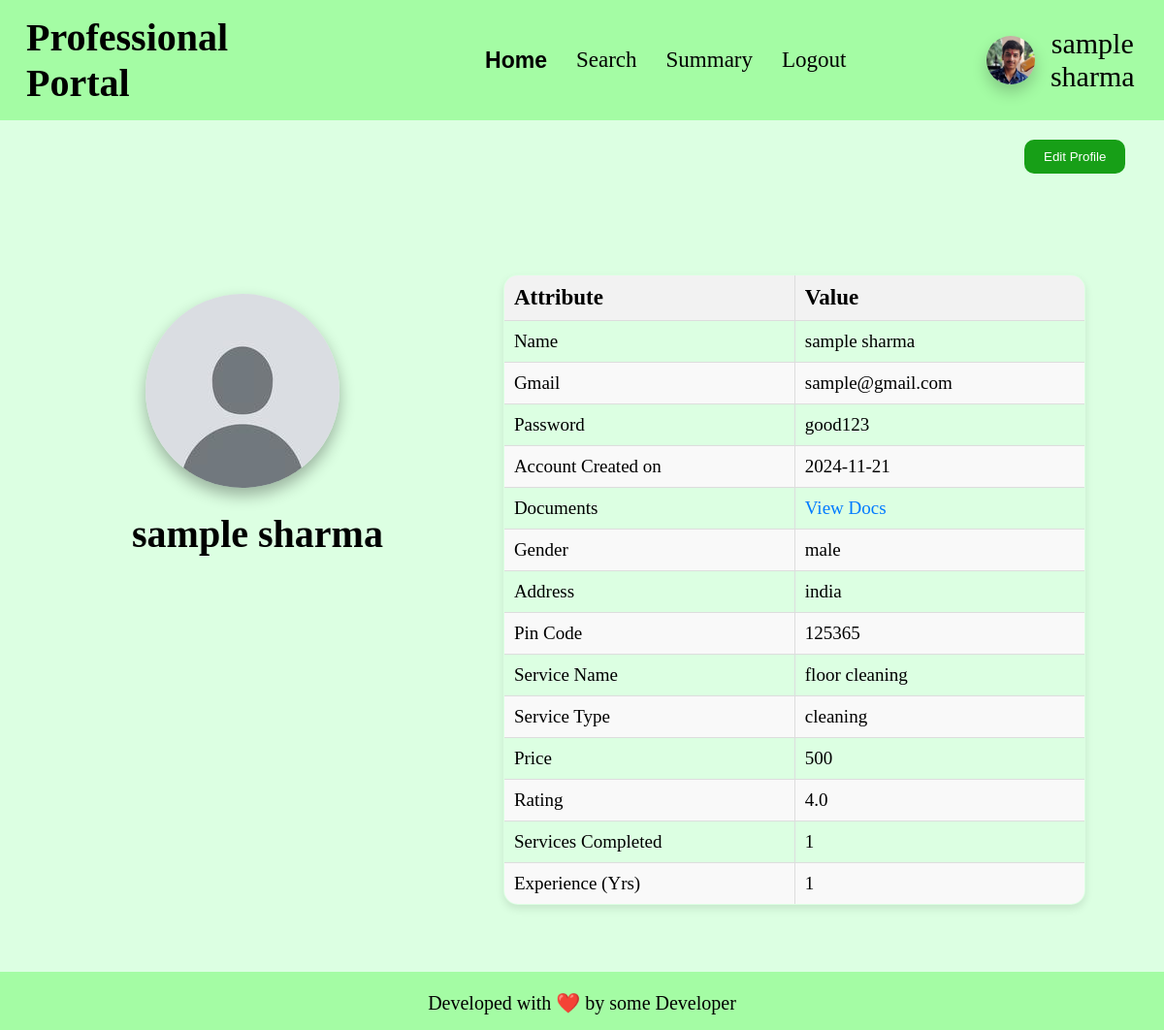
Screenshot of /professional_home/view_profile/1 with the database file from the repository.
### app.py (models this page shows)
class professional(db.Model):
    __tablename__ = "professional"
    id = db.Column(db.Integer, primary_key=True, autoincrement=True)
    email_id = db.Column(db.String, nullable=False)
    fullname = db.Column(db.String, nullable=False)
    password = db.Column(db.String, nullable=False)
    date_created = db.Column(db.Date, nullable=False)
    service_type_id = db.Column(db.Integer, db.ForeignKey('service.id'), nullable=False)
    experience = db.Column(db.Integer, nullable=False)
    gender = db.Column(db.String, nullable=False)
    address = db.Column(db.String, nullable=False)
    pin_code = db.Column(db.Integer, nullable=False)
    documents = db.Column(db.LargeBinary, nullable=False)
    request = db.Column(db.Boolean, default=None)
    blocked = db.Column(db.Boolean, default=False)
    services_completed = db.Column(db.Integer, default = 0)
    rating = db.Column(db.Float, default = 0.0)
    price = db.Column(db.Integer, default = 0)
    service_type = db.relationship('service', back_populates='professionals')
    service_requests = db.relationship('service_request', backref='professional', cascade='all, delete-orphan')

class service(db.Model):
    __tablename__ = "service"
    id = db.Column(db.Integer, primary_key=True, autoincrement=True)
    name = db.Column(db.String, nullable=False)
    base_price = db.Column(db.Integer, nullable=False)
    time_required = db.Column(db.Integer, nullable=False)
    description = db.Column(db.String, nullable=False)
    status = db.Column(db.Boolean, default = False)
    type = db.Column(db.String, nullable=False)
    professionals = db.relationship('professional', back_populates='service_type')
    service_requests = db.relationship('service_request', backref='service', cascade='all, delete-orphan')

### app.py (the view)
@app.route('/professional_home/view_profile/<int:id>', methods=['GET', 'POST'])
def prof_view_profile(id):
    if request.method == 'GET':
        prof = professional.query.filter_by(id = id).first()
        if prof:
            if not prof.blocked:
                if not prof.request:
                    return render_template("prof_view_profile.html", professional = prof)
                else:
                    return redirect('/professional_login')
            else:
                return redirect('/professional_login')
        else:
            return redirect('/professional_login')
    elif request.method == 'POST':
        return f"form edited"

### templates/prof_view_profile.html (shortened to what this page needs)
<!DOCTYPE html>
<html lang="en">
<head>
    <link rel="stylesheet" href="/static/css/profile-block.css">
    <link rel="stylesheet" href="/static/css/basic.css">
    <link rel="stylesheet" href="/static/css/table-styling.css">
</head>
<body>
    <header>
        <h1>Professional Portal</h1>
        <ul>
            <li><a class="active" href="/professional_home/{{professional.id}}">Home</a></li>
            <li><a href="/professional_search/{{professional.id}}">Search</a></li>
            <li><a href="/professional_summary/{{professional.id}}">Summary</a></li>
            <li><a href="/professional_logout/{{professional.id}}">Logout</a></li>
        </ul>
        <div id="user-info">
            <img id="user-pic" src="/static/anant-pic.jpg" alt="Profile Picture">
            <div>{{professional.fullname}}</div>
        </div>
    </header>
    <button id="edit_profile_button" onclick="gotoroute('/professional_home/edit_profile/{{professional.id}}')">Edit Profile</button>
    <div id="box">
        <div id="box1">
            <img id="user-pic" src="/static/default_user_pic.png" alt="Profile Picture">
            <h2 style="font-size: 40px;">{{professional.fullname}}</h2>
        </div>
        <div id="box2">
            <div class="tables">
                <table class="styled-table">
                    <thead>
                        <tr>
                            <th>Attribute</th>
                            <th>Value</th>
                        </tr>
                    </thead>
                    <tbody>
                        <tr>
                            <td>Name</td>
                            <td>{{professional.fullname}}</td>
                        </tr>
                        <tr>
                            <td>Gmail</td>
                            <td>{{professional.email_id}}</td>
                        </tr>
                        <tr>
                            <td>Password</td>
                            <td>{{professional.password}}</td>
                        </tr>
                        <tr>
                            <td>Account Created on</td>
                            <td>{{professional.date_created}}</td>
                        </tr>
                        <tr>
                            <td>Documents</td>
                            <td>
                                {% if professional.documents %}
                                <a href="{{ url_for('view_docs', prof_id=professional.id) }}">View Docs</a>
                                {% else %}
                                No Document
                                {% endif %}
                            </td>
                        </tr>
                        <tr>
                            <td>Gender</td>
                            <td>{{professional.gender}}</td>
                        </tr>
                        <tr>
                            <td>Address</td>
                            <td>{{professional.address}}</td>
                        </tr>
                        <tr>
                            <td>Pin Code</td>
                            <td>{{professional.pin_code}}</td>
                        </tr>
                        <tr>
                            <td>Service Name</td>
                            <td>{{professional.service_type.name}}</td>
                        </tr>
                        <tr>
                            <td>Service Type</td>
                            <td>{{professional.service_type.type}}</td>
                        </tr>
                        <tr>
                            <td>Price</td>
                            <td>{{professional.price}}</td>
                        </tr>
                        <tr>
                            <td>Rating</td>
                            <td>{{professional.rating}}</td>
                        </tr>
                        <tr>
                            <td>Services Completed</td>
                            <td>{{professional.services_completed}}</td>
                        </tr>
                        <tr>
                            <td>Experience (Yrs)</td>
                            <td>{{professional.experience}}</td>
                        </tr>
                    </tbody>
                </table>
            </div>
        </div>
    </div>
    <br>
    <footer>
        <p>
            Developed with ❤️ by some Developer
        </p>
    </footer>
</body>
</html>

### static/css/profile-block.css (style rules this page uses)
#user-info { margin-left: 10vw; width: 19vw; display: flex; flex-direction: row; align-items: center; justify-content: space-evenly; }
#user-info img { min-width: 50px; min-height: 50px; max-width: 55px; max-height: 55px; border-radius: 50px; box-shadow: 0 8px 16px rgba(0, 0, 0, 0.2); }
#user-info div { font-size: 30px; text-align: center; }

### static/css/basic.css (style rules this page uses)
* { padding: 0; margin: 0; }
body { background-color: rgb(220, 255, 226); align-items: center; text-align: left; }
header { align-items: center; display: flex; padding: 15px; background-color: rgb(164, 252, 164); }
ul { display: flex; list-style-type: none; padding: 0; margin: 0; }
ul li { padding-inline: 15px; }
ul li a { font-size: 23px; text-decoration: none; color: black; }
.active { font-family: 'Franklin Gothic Medium', 'Arial Narrow', Arial, sans-serif; font-weight: bold; }

### static/css/table-styling.css (style rules this page uses)
.tables { margin-left: 20px; text-align: center; align-items: center; justify-content: center; width: 60vw; border-radius: 25px; padding: 20px; }
.styled-table { width: 100%; border: 1px solid black; }
.styled-table th { font-size: 20px; }
.styled-table th, .styled-table td { padding: 10px; border: 1px solid #ddd; text-align: left; }
.styled-table th { background-color: #f2f2f2; background-color: lightgreen; }
.styled-table tr:nth-child(even) { background-color: #f9f9f9; }
.styled-table a { color: #007bff; text-decoration: none; }

### templates/prof_view_profile.html (style rules this page uses)
h1 { margin-right: 17.1vw; margin-left: 1vw; font-size: 40px; }
#edit_profile_button { padding: 10px 20px; background-color: rgb(23, 159, 23); color: white; border: none; border-radius: 10px; cursor: pointer; margin-left: 88vw; margin-top: 20px; }
#box { margin-top: 8vh; display: flex; gap: 7vw; margin-left: 8vw; }
#box1 { margin-top: 60px; align-items: center; text-align: center; justify-content: center; }
#user-pic { min-width: 200px; min-height: 200px; max-width: 210px; max-height: 210px; border-radius: 100px; margin-left: 10px; box-shadow: 0 8px 16px rgba(0, 0, 0, 0.3); }
h2 { margin-top: 20px; margin-left: 40px; margin-bottom: 10px; font-size: 30px; }
.tables { margin-left: 20px; text-align: center; align-items: center; justify-content: center; width: 50vw; height: 20vh; border-radius: 25px; padding: 20px; }
table { border-collapse: separate; border-spacing: 0; width: 100%; max-width: 600px; margin: 20px auto; box-shadow: 0 4px 8px rgba(0, 0, 0, 0.1); border-radius: 15px; overflow: hidden; }
.styled-table { width: 100%; border-collapse: collapse; font-size: 19px; }
.styled-table th { font-size: 23px; }
.styled-table th, .styled-table td { padding: 10px; border: 1px solid #ddd; text-align: left; }
.styled-table th { background-color: #f2f2f2; font-size: 23px; }
.styled-table tr:nth-child(even) { background-color: #f9f9f9; }
.styled-table a { color: #007bff; text-decoration: none; }
footer { align-items: center; text-align: center; background-color: rgb(164, 252, 164); height: 60px; margin-top: 50vh; }
footer p { margin: auto; padding-top: 20px; font-size: 20px; }

### rows the page displays
professional: fullname "sample sharma", email_id "sample@gmail.com", password "good123", date_created "2024-11-21", gender "male", address "india", pin_code "125365", price "500", rating "4.0", services_completed "1", experience "1"
service: service_type.name "floor cleaning", service_type.type "cleaning"
